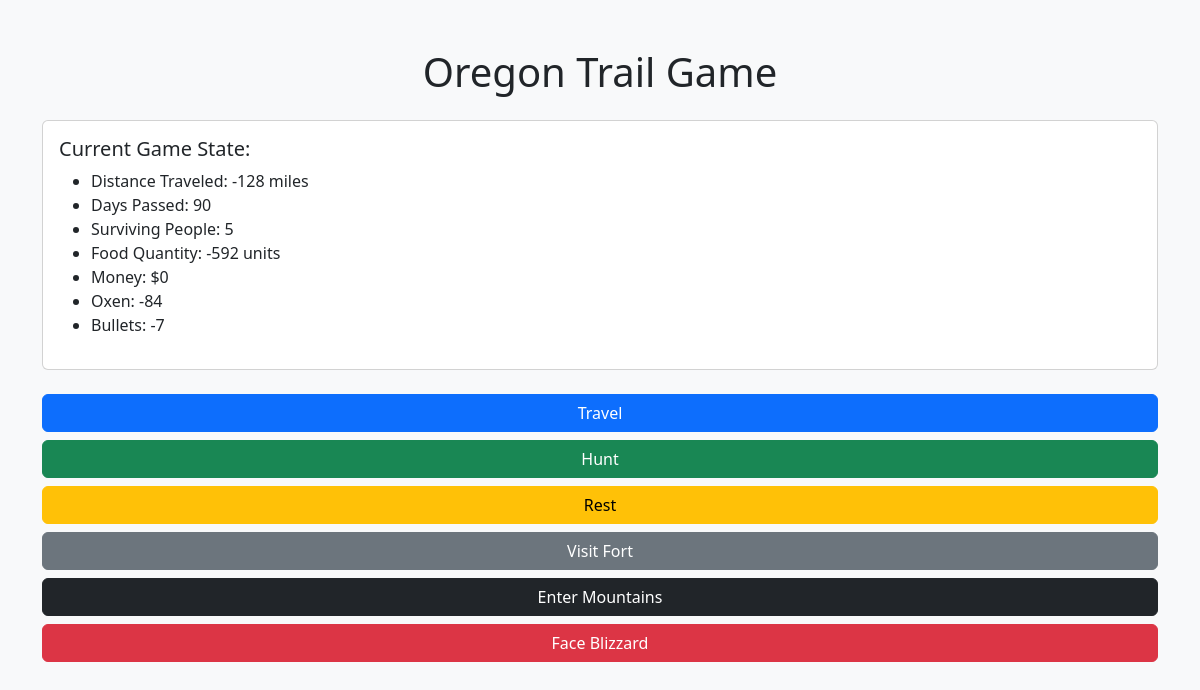
The page /play (signed in) on the database its author committed.
### tables this page shows
CREATE TABLE stats(
        distanceTraveled INTEGER DEFAULT 0, 
        daysPassed INTEGER DEFAULT 0, 
        survivingPeople INTEGER DEFAULT 5, 
        foodQuantity INTEGER DEFAULT 100, 
        money INTEGER DEFAULT 700, 
        oxen INTEGER DEFAULT 2, 
        bullets INTEGER DEFAULT 50, 
        mileage INTEGER DEFAULT 0, 
        event_counter INTEGER DEFAULT 0,
        injury BOOLEAN DEFAULT 0,
        illness BOOLEAN DEFAULT 0,
        blizzard BOOLEAN DEFAULT 0,
        fort_flag BOOLEAN DEFAULT 0,
        south_pass_flag BOOLEAN DEFAULT 0,
        userID INTEGER, 
        FOREIGN KEY (userID) REFERENCES users(userID)
    );

### __init__.py (the view, shortened to what this page needs)
@app.route("/play", methods=['GET', 'POST'])
def play():
    if 'user' not in session:
        flash("You need to be logged in to play.", "warning")
        return redirect(url_for('login'))
    load_game_state()  # Load the game state from DB
    return render_template("play.html", game_state=game_state)

### database.py (called while the page is built)
def connect():
    db = sqlite3.connect("rest.db")
    c = db.cursor()
    return c, db

def close(db):
    db.commit()
    db.close()

### templates/play.html (shortened to what this page needs)
<!DOCTYPE html>
<html lang="en">
<head>
    <link href="https://cdn.jsdelivr.net/npm/bootstrap@5.3.0/dist/css/bootstrap.min.css" rel="stylesheet">
</head>
<body class="bg-light">
    <div class="container my-5">
        <h1 class="text-center mb-4">Oregon Trail Game</h1>
        <div class="card mb-4">
            <div class="card-body">
                <h5>Current Game State:</h5>
                <ul>
                    <li>Distance Traveled: {{ game_state.distanceTraveled }} miles</li>
                    <li>Days Passed: {{ game_state.daysPassed }}</li>
                    <li>Surviving People: {{ game_state.survivingPeople }}</li>
                    <li>Food Quantity: {{ game_state.foodQuantity }} units</li>
                    <li>Money: ${{ game_state.money }}</li>
                    <li>Oxen: {{ game_state.oxen }}</li>
                    <li>Bullets: {{ game_state.bullets }}</li>
                </ul>
            </div>
        </div>
        <form action="{{ url_for('travel_route') }}" method="POST">
            <button type="submit" class="btn btn-primary mb-2 w-100">Travel</button>
        </form>
        <form action="{{ url_for('hunt_route') }}" method="POST">
            <button type="submit" class="btn btn-success mb-2 w-100">Hunt</button>
        </form>
        <form action="{{ url_for('rest_route') }}" method="POST">
            <button type="submit" class="btn btn-warning mb-2 w-100">Rest</button>
        </form>
        <form action="{{ url_for('fort_route') }}" method="POST">
            <button type="submit" class="btn btn-secondary mb-2 w-100">Visit Fort</button>
        </form>
        <form action="{{ url_for('mountain_route') }}" method="POST">
            <button type="submit" class="btn btn-dark mb-2 w-100">Enter Mountains</button>
        </form>
        <form action="{{ url_for('blizzard_route') }}" method="POST">
            <button type="submit" class="btn btn-danger mb-2 w-100">Face Blizzard</button>
        </form>
    </div>
</body>
</html>

### rows shown on the page
stats: distanceTraveled "-128", daysPassed "90", survivingPeople "5", foodQuantity "-592", money "0", oxen "-84", bullets "-7"
